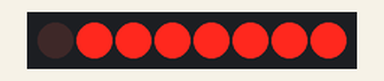
Recording of a program running on a simulated ATmega328P, built with avr-gcc and emulated at 16 MHz. On the bench: 8 port-expander outputs drawn as a row of LEDs (first output left, lit = HIGH). Wiring (inferred from the names in the program): PCF8574 port expander at I2C address 0x20. Wiring (inferred from the signals the program sends): row of LEDs: on Q0, Q1, Q2, Q3, Q4, Q5, Q6, Q7.

Above: at 0.2 s.
At 1.7 s:
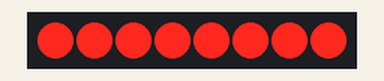
Timing chart, 0 to 3.0 s (numbered marks = the images above):
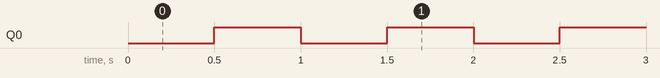

Measured:
- by itself, Q0: alternates HIGH for 0.50 s and LOW for 0.50 s

The program:

main.c
```c
/*
 * Test_Blinky.c
 *
 * Created: 10/03/2024 22:23:23
 * Author : Wietse Houwers
 */
#define F_CPU (16000000UL)
#include <avr/io.h>
#include <util/delay.h>

// I2C address of the PCF8574
#define PCF8574_ADDRESS 0x20  // Adjust depending on A0, A1, A2 settings

// Function prototypes
void TWI_init(void);
void TWI_start(void);
void TWI_stop(void);
void TWI_write(uint8_t data);
uint8_t TWI_read_nack(void);

void PCF8574_write(uint8_t data);

int main(void)
{
	// Initialize TWI (I2C)
	TWI_init();

	uint8_t led_state = 0x00;  // Initially, LED is off (P0 = 0)

	while (1)
	{
		// Toggle LED state on pin P0
		led_state ^= (1 << 0);  // Toggle the bit corresponding to P0

		// Write the state to PCF8574
		PCF8574_write(led_state);

		// Delay to create a visible blink effect
		_delay_ms(500);
	}
}

void TWI_init(void)
{
	// Set SCL frequency to 100kHz, assuming F_CPU = 16MHz
	TWSR = 0x00;
	TWBR = 0x48;
	// Enable TWI
	TWCR = (1 << TWEN);
}

void TWI_start(void)
{
	// Send START condition
	TWCR = (1 << TWSTA) | (1 << TWEN) | (1 << TWINT);
	while (!(TWCR & (1 << TWINT)));  // Wait for TWINT flag to be set
}

void TWI_stop(void)
{
	// Send STOP condition
	TWCR = (1 << TWSTO) | (1 << TWEN) | (1 << TWINT);
}

void TWI_write(uint8_t data)
{
	// Load data into TWDR register
	TWDR = data;
	// Start transmission
	TWCR = (1 << TWEN) | (1 << TWINT);
	// Wait for TWINT flag to be set
	while (!(TWCR & (1 << TWINT)));
}

void PCF8574_write(uint8_t data)
{
	TWI_start();
	TWI_write((PCF8574_ADDRESS << 1) | 0);  // Send address with write bit
	TWI_write(data);  // Send data to PCF8574
	TWI_stop();
}
```
